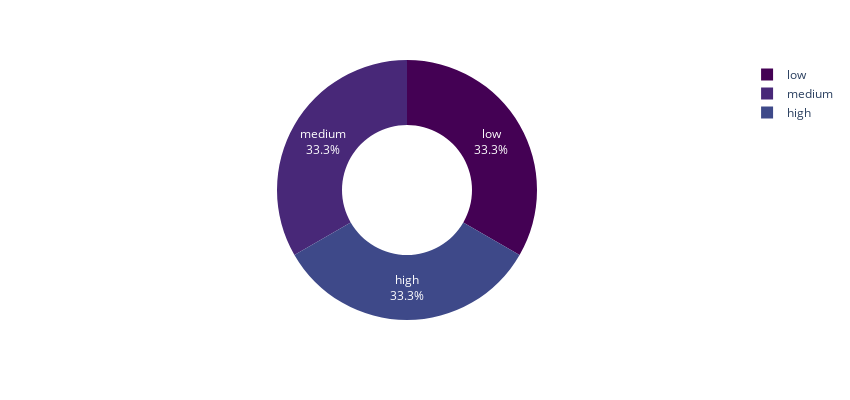

The notebook cell this image was saved under:
### Markdown cell above
Shiiping by ship is the major contributor to late deliveries, where flight and road are more efficient delivery mode

### Code cell
product_imp = object_columns['Product_importance'].value_counts().reset_index()
product_imp.columns = ['Product_importance','value_counts']
fig = px.pie(product_imp,names = 'Product_importance',color_discrete_sequence = px.colors.sequential.Viridis, height = 400, width = 850, hole = 0.5)
fig.update_traces(textinfo = 'percent+label')

### Figure 1 — Plotly figure (JSON) as saved in the notebook; plotly's stock layout.template omitted (floating-point values rounded to 4 significant figures)
{"data": [{"domain": {"x": [0, 1], "y": [0, 1]}, "hole": 0.5, "hovertemplate": "Product_importance=%{label}<extra></extra>", "labels": ["low", "medium", "high"], "legendgroup": "", "name": "", "showlegend": true, "textinfo": "percent+label", "type": "pie"}], "layout": {"height": 400, "legend": {"tracegroupgap": 0}, "margin": {"t": 60}, "piecolorway": ["#440154", "#482878", "#3e4989", "#31688e", "#26828e", "#1f9e89", "#35b779", "#6ece58", "#b5de2b", "#fde725"], "width": 850}}
